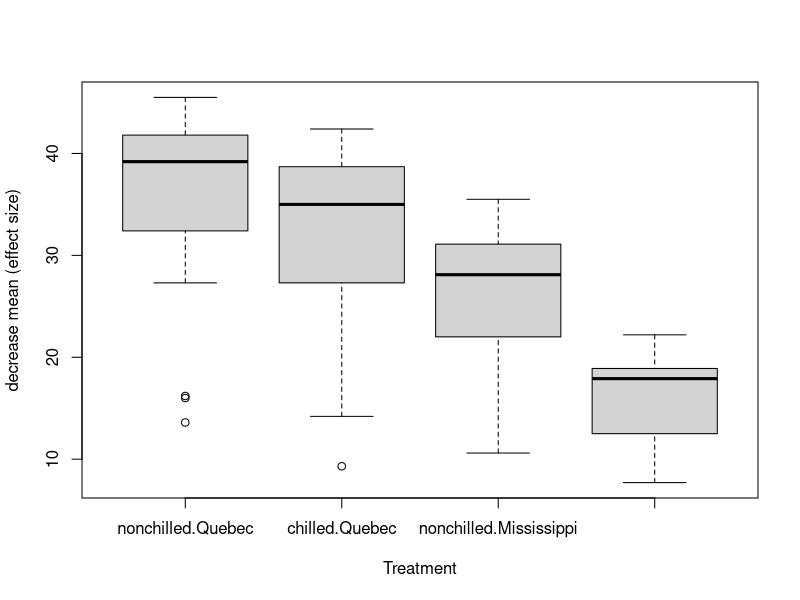

The R source for this figure:
#Exercise 1
data(CO2)
head(CO2,10)
str(CO2)

CO2.aov = aov(uptake~Treatment + Type, data = CO2)
summary(CO2.aov)
model.tables(CO2.aov,"effects", se=TRUE)$tables
str(model.tables(CO2.aov,"effects", se=TRUE))
a=model.tables(CO2.aov,"effects", se=TRUE)$tables
a$Treatment #Effects

# The effect of the chilled and unchilled are the same distance of the Grand Mean, which would indicate a normal distribution
#$nonchilled    chilled 
# 3.429762  -3.429762 

a$Type #Effects

#The effect of Quebec and Mississippi are the same distance from the grand meaning indicating a normal distribution
# Quebec Mississippi 
# 6.329762   -6.329762 


#Exercise 2 

CO2.aov = aov(uptake~Treatment + Type, data = CO2)
summary(CO2.aov)


boxplot(uptake~Treatment + Type, data=CO2, xlab="Treatment", ylab="decrease mean (effect size)")
# F-statistic =9.282 and the p-value=0.003096
#The F statistic is greater than 1 indicating that the variation among the group means is greater than would be expected by chance and
#The p-value is less than 0.05 indicating that the results are significantly different and you can reject the null hypothesis

CO2.aov.1 = lm(uptake~Treatment+ Type-1, data=CO2)
summary(CO2.aov.1)
 #                    Estimate Std. Error t value Pr(>|t|)    
#Treatmentnonchilled   36.973      1.536  24.065  < 2e-16 ***
#Treatmentchilled      30.113      1.536  19.600  < 2e-16 *** # compared to nonchilled
#TypeMississippi      -12.660      1.774  -7.136 3.68e-10 *** #compared to type Quebec
#
#The treatment mississippi was signifcantly less than Quebec and the treatment chilled is significantly smaller than non chilled.
